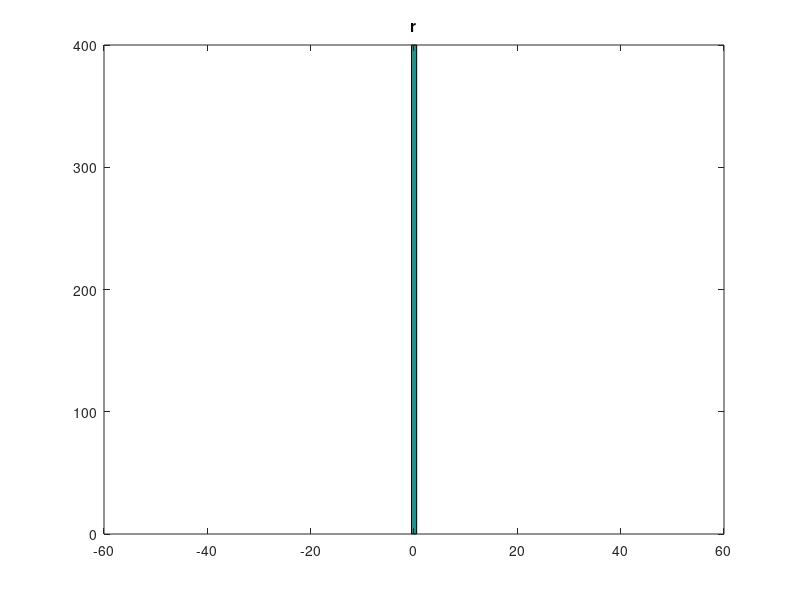
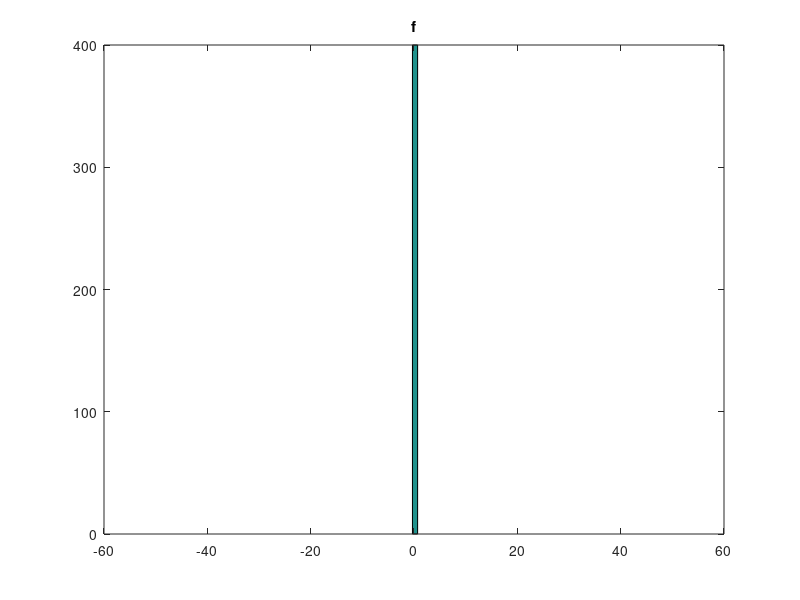
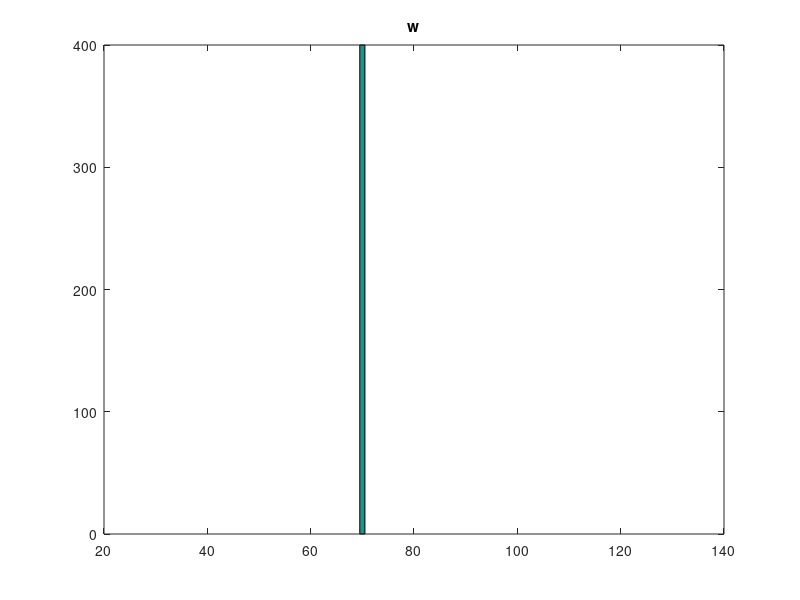
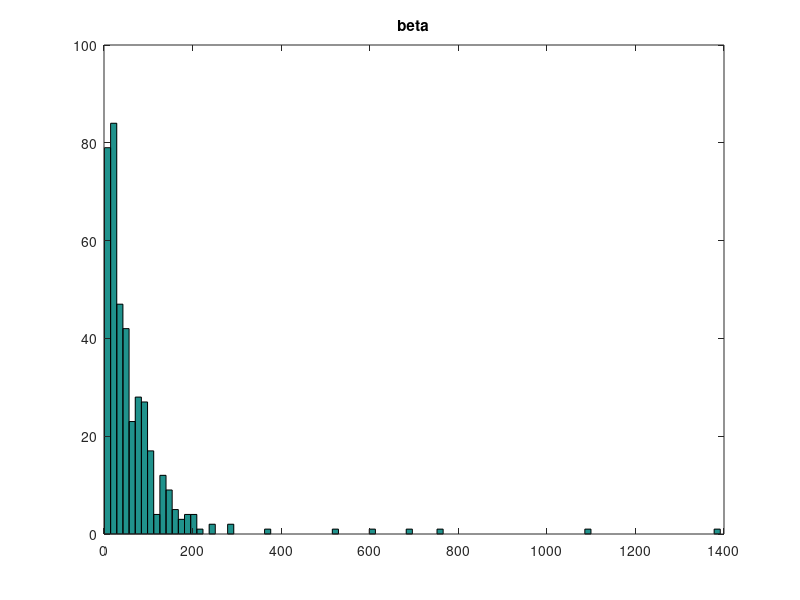

These charts were generated, in order, by the following MATLAB code: (Note: this script raises an error after producing the figures.)
clear
%close all

mean_log = log(2^-6);
var_log = 1;
%R = lognrnd(mean_log,var_log,1,50000);
R = 0.0156*ones(1,50000);
%R = rand(1,50000)*0.0156*2;

mean_log =  log(0.2);
var_log = 0.3;
%F = lognrnd(mean_log,var_log,1,50000);
F = 0.2*ones(1,50000);
%F = randn(1,50000)*0.05 + 0.2;

mean_log =  log(70);
var_log = 0.5;
%W = lognrnd(mean_log,var_log,1,50000);
W = 70*ones(1,50000);

mean_log =  log(40);
var_log = 1;
BETA = lognrnd(mean_log,var_log,1,50000);
data = lognrnd(mean_log,var_log,1,10^7);
%BETA = 40*ones(1,50000);

ind=(R<2*F.*(1-F) & R>0 & F>0 & F<0.5);
R=R(ind);
F=F(ind);
W=W(ind);
BETA = BETA(ind);

N = 400;
Ninh = N*0.2;
rin = R(1:N)'; 
%rin = [linspace(0.01,0.25,Ninh),linspace(0.01,0.25,N-Ninh)]'; 
f = F(1:N)'; 
%f = [linspace(0.01,0.5,Ninh),linspace(0.01,0.5,N-Ninh)]'; 
w = W(1:N)';
beta = BETA(1:N)';

figure,hist(rin,100),title('r');
figure,hist(f,100),title('f');
figure,hist(w,100),title('w');
figure,hist(beta,100),title('beta');

rout = rin;
fout = f;
Pcon = zeros(N,length(rout));
Jmean = zeros(N,length(rout));
for k = 1:length(rout)
[~,~,Pcontmp,~,Jmeantmp,~] = theoretical_solution_heter(beta(k),0,rin,rout(k),f,fout(k),w(k),'heter',N);
Pcon(:,k) = Pcontmp;
Jmean(:,k) = Jmeantmp;
end

%rin = [(linspace(-12,-2,Ninh)),(linspace(-12,-2,800))]';
% figure, plot(repmat(rin(1:Ninh),1,length(rout)),Pcon(1:Ninh,:),'.'), hold on 
% plot(repmat(rin((Ninh+1):N),1,length(rout)),Pcon((Ninh+1):N,:),'.')
% title('Pcon1')
% legend('Inh','Exc')
% axis square
% 
% figure, plot(repmat(rin(1:Ninh),1,length(rout)),Jmean(1:Ninh,:),'.'), hold on 
% plot(repmat(rin((Ninh+1):N),1,length(rout)),Jmean((Ninh+1):N,:),'.')
% title('Jmean1')
% legend('Inh','Exc')
% axis square

J_E_E = Jmean(Ninh+1:N,Ninh+1:N);
Pcon_E_E = Pcon(Ninh+1:N,Ninh+1:N);
J_I_I = Jmean(1:Ninh,1:Ninh);
Pcon_I_I = Pcon(1:Ninh,1:Ninh);
J_I_E = Jmean(1:Ninh,Ninh+1:N);
Pcon_I_E = Pcon(1:Ninh,Ninh+1:N);
J_E_I = Jmean(Ninh+1:N,1:Ninh);
Pcon_E_I = Pcon(Ninh+1:N,1:Ninh);

%figure,plot(w,Pcon','.')
%figure,plot(w,Jmean','.')


figure
num_bars = 5000; %// specify number of bars
[n, x] = hist(data,num_bars); %// use two-output version of hist to get values
n_normalized = n/numel(data)/(x(2)-x(1)); %// normalize to unit area
%bar(x, n_normalized, 1); %// plot histogram (with unit-width bars)
hold on
plot(x, n_normalized, 'k'); %// plot line, in red (or change color)
axis square
xlim([0,500])
box on

[beta_sorted,Ind] = sort(beta);
figure,hold on,plot(beta_sorted,Pcon(1,Ind),'r'),plot(beta_sorted,Pcon(end,Ind),'b')
box on 
axis square

figure,hold on,plot(beta_sorted,Jmean(1,Ind),'r'),plot(beta_sorted,Jmean(end,Ind),'b')
box on 
axis square

% figure,plot(rin,Pcon,'.')
% figure,plot(rin,Jmean,'.')

% figure, plot(J_E_E(:),Pcon_E_E(:),'.')
% title('E to E connections')
% xlabel('J')
% ylabel('Pcon')
% 
% figure, plot(J_I_I(:),Pcon_I_I(:),'.')
% title('I to I connections')
% xlabel('J')
% ylabel('Pcon')
% 
% 
% figure, plot(J_E_I(:),Pcon_E_I(:),'.')
% title('E to I connections')
% xlabel('J')
% ylabel('Pcon')
% 
% 
% figure, plot(J_I_E(:),Pcon_I_E(:),'.')
% title('I to E connections')
% xlabel('J')
% ylabel('Pcon')
